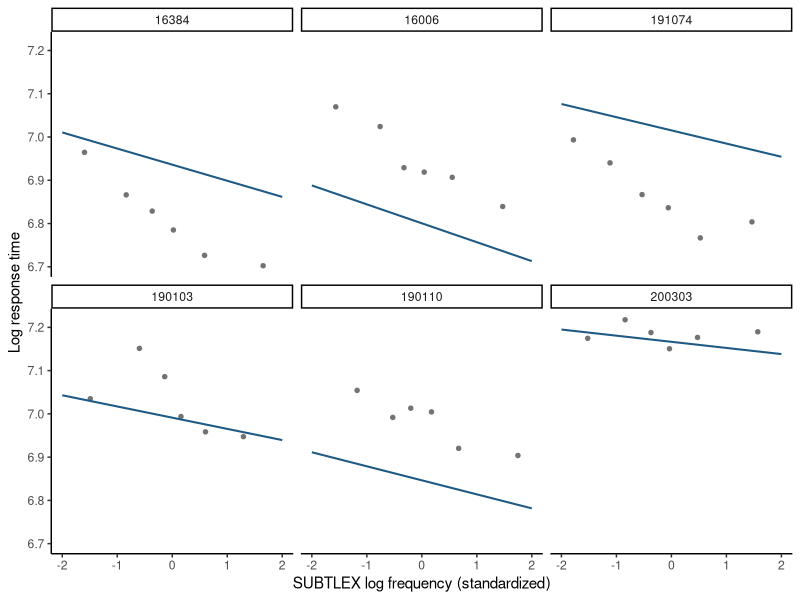

Source code (R):
## ---- chunk 1
#| label: mald-random-slopes
library(lme4)
library(ggplot2)

mald <- read.csv("data/mald/mald-connected-trials.csv")
mald <- subset(mald, correct == 1L)

standardize <- function(x) {
  as.numeric(scale(x))
}

mald$z_frequency <- standardize(mald$log_frequency_subtlex)
mald$z_duration <- standardize(mald$log_duration)
mald$z_trial <- standardize(mald$trial_order)

within_participant_range <- aggregate(
  z_frequency ~ participant_id,
  data = mald,
  FUN = function(x) diff(range(x))
)
within_item_range <- aggregate(
  z_frequency ~ item,
  data = mald,
  FUN = function(x) diff(range(x))
)

fit <- lmer(
  log_rt ~ z_frequency + z_duration + z_trial +
    (1 + z_frequency | participant_id) +
    (1 | item),
  data = mald,
  REML = TRUE,
  control = lmerControl(
    optimizer = "bobyqa",
    optCtrl = list(maxfun = 200000L)
  )
)

support_summary <- c(
  minimum_participant_range = min(within_participant_range$z_frequency),
  maximum_participant_range = max(within_participant_range$z_frequency),
  maximum_item_range = max(within_item_range$z_frequency)
)
support_summary

profiled_reml_objective <- getME(fit, "devfun")
objective_gradient <- numDeriv::grad(
  profiled_reml_objective,
  getME(fit, "theta"),
  method = "Richardson"
)
stopifnot(
  length(objective_gradient) == length(getME(fit, "theta")),
  all(is.finite(objective_gradient)),
  is.null(fit@optinfo$conv$lme4$messages)
)
maximum_absolute_objective_gradient <- max(abs(objective_gradient))

data.frame(
  restricted_log_likelihood = as.numeric(logLik(fit)),
  maximum_absolute_objective_gradient =
    maximum_absolute_objective_gradient
)
## ---- chunk 2
#| label: two-participant-frequency-ranges
#| echo: true
range_examples <- within_participant_range[
  order(within_participant_range$z_frequency)[c(1L, nrow(within_participant_range))],
]
range_examples
## ---- chunk 3
#| label: plot-mald-slopes
participant_effects <- ranef(fit)$participant_id
participant_slopes <- data.frame(
  participant_id = rownames(participant_effects),
  slope_deviation = participant_effects[["z_frequency"]],
  row.names = NULL
)
participant_slopes <- participant_slopes[
  order(participant_slopes$slope_deviation),
]

selected_index <- unique(round(seq(
  1,
  nrow(participant_slopes),
  length.out = 6L
)))
selected_participants <- participant_slopes$participant_id[selected_index]

participant_slopes[c(1L, nrow(participant_slopes)), ]

selected_raw <- mald[
  mald$participant_id %in% selected_participants,
]
selected_raw$participant_id <- factor(
  selected_raw$participant_id,
  levels = selected_participants
)
selected_raw$frequency_bin <- ave(
  selected_raw$z_frequency,
  selected_raw$participant_id,
  FUN = function(x) {
    cut(
      x,
      breaks = unique(quantile(x, seq(0, 1, length.out = 7L))),
      include.lowest = TRUE,
      labels = FALSE
    )
  }
)
selected_bins <- aggregate(
  cbind(z_frequency, log_rt) ~ participant_id + frequency_bin,
  data = selected_raw,
  FUN = mean
)

participant_grid <- expand.grid(
  participant_id = factor(
    selected_participants,
    levels = selected_participants
  ),
  z_frequency = seq(-2, 2, length.out = 80L),
  z_duration = 0,
  z_trial = 0
)
participant_grid$item <- factor(
  levels(factor(mald$item))[[1L]],
  levels = levels(factor(mald$item))
)
participant_grid$fitted_log_rt <- predict(
  fit,
  newdata = participant_grid,
  re.form = ~(1 + z_frequency | participant_id),
  allow.new.levels = TRUE
)

ggplot(selected_bins, aes(x = z_frequency, y = log_rt)) +
  geom_point(color = "grey45", size = 1.2) +
  geom_line(
    data = participant_grid,
    aes(y = fitted_log_rt),
    color = "#1F5A85",
    linewidth = 0.7
  ) +
  facet_wrap(~participant_id, ncol = 3) +
  labs(
    x = "SUBTLEX log frequency (standardized)",
    y = "Log response time"
  ) +
  theme_classic()
